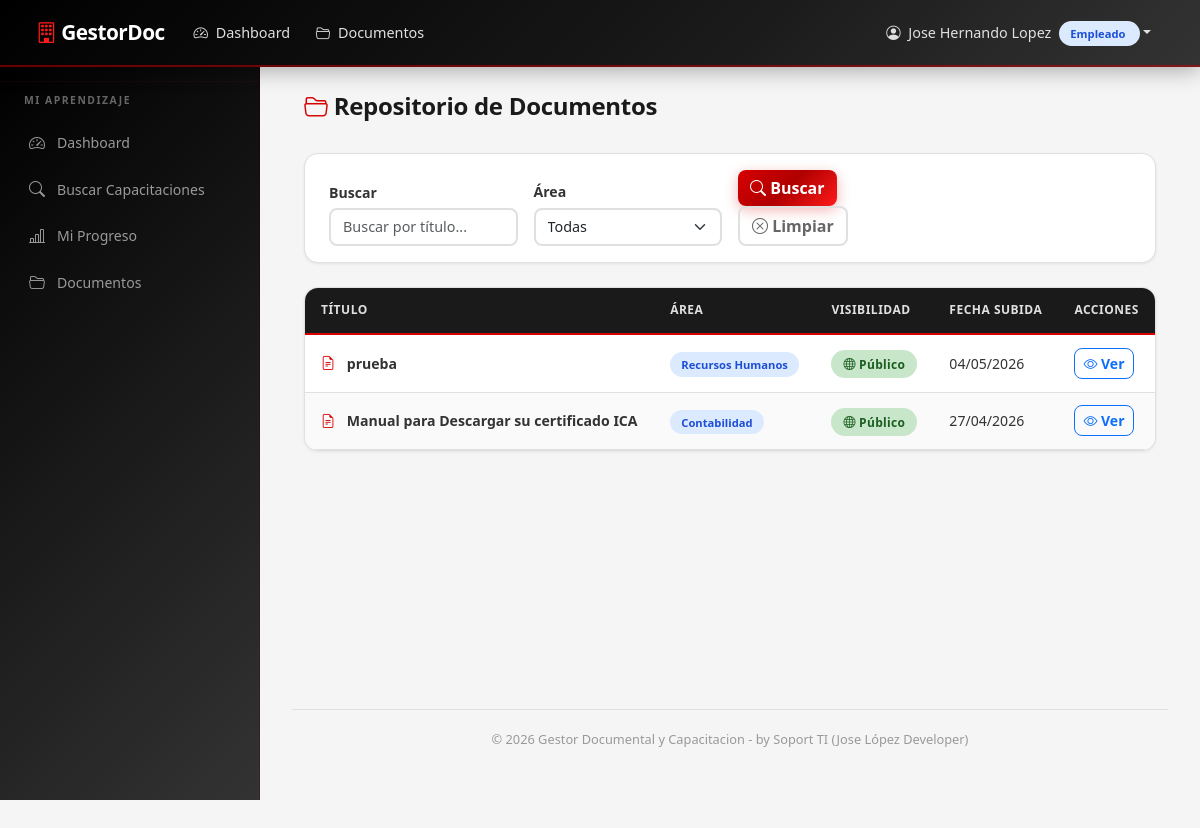
The page /documentos (signed in) on the database its author committed.
### models.py (models this page shows, shortened)
class User(UserMixin, db.Model):
    __tablename__ = 'user'
    id = db.Column(db.Integer, primary_key=True)
    username = db.Column(db.String(80), unique=True, nullable=False)
    password_hash = db.Column(db.String(256), nullable=False)
    nombres = db.Column(db.String(120), nullable=False, default='')
    apellidos = db.Column(db.String(120), nullable=False, default='')
    role = db.Column(db.String(20), nullable=False, default='Empleado')
    activo = db.Column(db.Boolean, default=True)
    fecha_creacion = db.Column(db.DateTime, default=datetime.utcnow)
    gestor = db.relationship('Gestor', backref='user', uselist=False, lazy=True)
    empleado = db.relationship('Empleado', backref='user', uselist=False, lazy=True)
    @property
    def nombre_completo(self):
        return f'{self.nombres} {self.apellidos}'.strip()

class Documento(db.Model):
    __tablename__ = 'documento'
    id = db.Column(db.Integer, primary_key=True)
    titulo = db.Column(db.String(200), nullable=False)
    archivo_path = db.Column(db.String(500), nullable=False)
    area_id = db.Column(db.Integer, db.ForeignKey('area.id'), nullable=False)
    fecha_subida = db.Column(db.DateTime, default=datetime.utcnow)
    subido_por = db.Column(db.Integer, db.ForeignKey('user.id'), nullable=True)
    descripcion = db.Column(db.Text, default='')
    visibilidad = db.Column(db.String(20), nullable=False, default='publico')
    user = db.relationship('User', foreign_keys=[subido_por])

class Area(db.Model):
    __tablename__ = 'area'
    id = db.Column(db.Integer, primary_key=True)
    nombre_area = db.Column(db.String(100), unique=True, nullable=False)
    gestores = db.relationship('Gestor', backref='area', lazy=True)
    documentos = db.relationship('Documento', backref='area', lazy=True)
    capacitaciones = db.relationship('Capacitacion', backref='area', lazy=True)

### routes/documentos.py (the view)
@documentos_bp.route('/documentos')
@login_required
def listar():
    area_id = request.args.get('area_id', type=int)
    buscar = request.args.get('buscar', '').strip()
    vis_filtro = request.args.get('visibilidad', '').strip()
    query = Documento.query
    if current_user.role == 'Empleado':
        query = query.filter_by(visibilidad='publico')
    if vis_filtro and current_user.role in ('Admin', 'Gestor', 'RRHH'):
        query = query.filter_by(visibilidad=vis_filtro)
    if area_id:
        query = query.filter_by(area_id=area_id)
    if buscar:
        query = query.filter(Documento.titulo.ilike(f'%{buscar}%'))
    documentos = query.order_by(Documento.fecha_subida.desc()).all()
    areas = Area.query.all()
    return render_template('documentos/listar.html',
                           documentos=documentos,
                           areas=areas,
                           area_seleccionada=area_id,
                           buscar=buscar,
                           vis_filtro=vis_filtro)

### templates/documentos/listar.html (shortened to what this page needs)
{% extends "base.html" %}
{% block content %}
<div class="container-fluid">
    <div class="d-flex justify-content-between align-items-center mb-4">
        <h4><i class="bi bi-folder2-open"></i> Repositorio de Documentos</h4>
    </div>
    <div class="search-bar">
        <form method="GET" class="row g-3 align-items-end">
            <div class="col-md-3">
                <label class="form-label">Buscar</label>
                <input type="text" class="form-control" name="buscar"
                       value="{{ buscar }}" placeholder="Buscar por título...">
            </div>
            <div class="col-md-3">
                <label class="form-label">Área</label>
                <select class="form-select" name="area_id">
                    <option value="">Todas</option>
                </select>
            </div>
            <div class="col-md-3">
                <button type="submit" class="btn btn-primary me-2">
                    <i class="bi bi-search"></i> Buscar
                </button>
                <a href="{{ url_for('documentos.listar') }}" class="btn btn-outline-secondary">
                    <i class="bi bi-x-circle"></i> Limpiar
                </a>
            </div>
        </form>
    </div>
    {% if not documentos %}
    <div class="empty-state">
        <i class="bi bi-folder2-open d-block"></i>
        <h5>No hay documentos</h5>
        <p class="text-muted">No se encontraron documentos con los filtros seleccionados.</p>
    </div>
    {% else %}
    <div class="card-custom">
        <div class="card-body p-0">
            <table class="table-custom">
                <thead>
                    <tr>
                        <th>Título</th>
                        <th>Área</th>
                        <th>Visibilidad</th>
                        <th>Fecha Subida</th>
                        <th>Acciones</th>
                    </tr>
                </thead>
                <tbody>
                    {% for doc in documentos %}
                    <tr>
                        <td>
                            <i class="bi bi-file-earmark-text text-primary me-2"></i>
                            <strong>{{ doc.titulo }}</strong>
                        </td>
                        <td>
                            <span class="badge-role" style="background:#dbeafe;color:#1d4ed8;">
                                {{ doc.area.nombre_area }}
                            </span>
                        </td>
                        <td>
                            {% if doc.visibilidad == 'publico' %}
                            <span class="badge-estado badge-aprobado">
                                <i class="bi bi-globe"></i> Público
                            </span>
                            {% else %}
                            <span class="badge-estado" style="background:#fef3c7;color:#92400e;">
                                <i class="bi bi-lock"></i> Privado
                            </span>
                            {% endif %}
                        </td>
                        <td>{{ doc.fecha_subida.strftime('%d/%m/%Y') }}</td>
                        <td>
                            <button type="button" class="btn btn-sm btn-outline-primary me-1 btn-preview"
                                    data-id="{{ doc.id }}"
                                    data-titulo="{{ doc.titulo | e }}"
                                    data-ext="{{ doc.archivo_path.split('.')[-1] | lower }}">
                                <i class="bi bi-eye"></i> Ver
                            </button>
                        </td>
                    </tr>
                    {% endfor %}
                </tbody>
            </table>
        </div>
    </div>
    {% endif %}
</div>
{% endblock %}

### templates/base.html (shortened to what this page needs)
<!DOCTYPE html>
<html lang="es">
<head>
    <link href="https://cdn.jsdelivr.net/npm/bootstrap@5.3.3/dist/css/bootstrap.min.css" rel="stylesheet">
    <link href="https://cdn.jsdelivr.net/npm/bootstrap-icons@1.11.3/font/bootstrap-icons.min.css" rel="stylesheet">
    <link href="{{ url_for('static', filename='css/style.css') }}" rel="stylesheet">
</head>
<body>
    {% if current_user.is_authenticated %}
    <nav class="navbar navbar-expand-lg navbar-dark navbar-custom fixed-top">
        <div class="container-fluid">
            <a class="navbar-brand" href="{{ url_for('main.dashboard') }}">
                <i class="bi bi-building"></i> GestorDoc
            </a>
            <div class="collapse navbar-collapse" id="navbarNav">
                <ul class="navbar-nav me-auto">
                    <li class="nav-item">
                        <a class="nav-link" href="{{ url_for('main.dashboard') }}">
                            <i class="bi bi-speedometer2"></i> Dashboard
                        </a>
                    </li>
                    <li class="nav-item">
                        <a class="nav-link" href="{{ url_for('documentos.listar') }}">
                            <i class="bi bi-folder2-open"></i> Documentos
                        </a>
                    </li>
                </ul>
                <ul class="navbar-nav">
                    <li class="nav-item dropdown">
                        <a class="nav-link dropdown-toggle" href="#" role="button"
                           data-bs-toggle="dropdown">
                            <i class="bi bi-person-circle"></i>
                            {{ current_user.nombre_completo }}
                            <span class="badge-role"
                                  style="background:#dbeafe;color:#1d4ed8;margin-left:4px;">
                                {{ current_user.role | role_label }}
                            </span>
                        </a>
                    </li>
                </ul>
            </div>
        </div>
    </nav>
    <div class="sidebar">
        {% if current_user.role == 'Admin' %}
        <div class="sidebar-heading">Administración</div>
        <a href="{{ url_for('main.dashboard') }}" class="nav-link">
            <i class="bi bi-speedometer2"></i> Dashboard
        </a>
        <a href="{{ url_for('admin.listar_empleados') }}" class="nav-link">
            <i class="bi bi-people"></i> Empleados
        </a>
        <a href="{{ url_for('admin.listar_gestores') }}" class="nav-link">
            <i class="bi bi-person-badge"></i> Gestores
        </a>
        <a href="{{ url_for('rrhh.panel') }}" class="nav-link">
            <i class="bi bi-people"></i> Panel RRHH
        </a>
        <a href="{{ url_for('documentos.listar') }}" class="nav-link">
            <i class="bi bi-folder2-open"></i> Documentos
        </a>
        <a href="{{ url_for('documentos.subir') }}" class="nav-link">
            <i class="bi bi-upload"></i> Subir Documento
        </a>
        <a href="{{ url_for('rrhh.reporte') }}" class="nav-link">
            <i class="bi bi-graph-up"></i> Reportes
        </a>
        <a href="{{ url_for('rrhh.listar_reportes_control') }}" class="nav-link">
            <i class="bi bi-file-earmark-text"></i> Reportes FGH-22
        </a>
        {% elif current_user.role == 'Empleado' %}
        <div class="sidebar-heading">Mi Aprendizaje</div>
        <a href="{{ url_for('main.dashboard') }}" class="nav-link">
            <i class="bi bi-speedometer2"></i> Dashboard
        </a>
        <a href="{{ url_for('empleado.listar_capacitaciones') }}" class="nav-link">
            <i class="bi bi-search"></i> Buscar Capacitaciones
        </a>
        <a href="{{ url_for('empleado.mi_progreso') }}" class="nav-link">
            <i class="bi bi-bar-chart-line"></i> Mi Progreso
        </a>
        <a href="{{ url_for('documentos.listar') }}" class="nav-link">
            <i class="bi bi-folder2-open"></i> Documentos
        </a>
        {% endif %}
    </div>
    {% endif %}
    {% if current_user.is_authenticated %}
    <div class="main-content">
    {% endif %}
        {% block content %}{% endblock %}
    {% if current_user.is_authenticated %}
        <div class="footer">
            © 2026 Gestor Documental y Capacitacion - by Soport TI (Jose López Developer)
        </div>
    </div>
    {% endif %}
</body>
</html>

### rows shown on the page
User: nombre_completo "Jose Hernando Lopez", role|role_label "Empleado"
Documento: titulo "prueba", area.nombre_area "Recursos Humanos", visibilidad "publico" (drawn), fecha_subida "04/05/2026"
Documento: titulo "Manual para Descargar su certificado ICA", area.nombre_area "Contabilidad", visibilidad "publico" (drawn), fecha_subida "27/04/2026"
